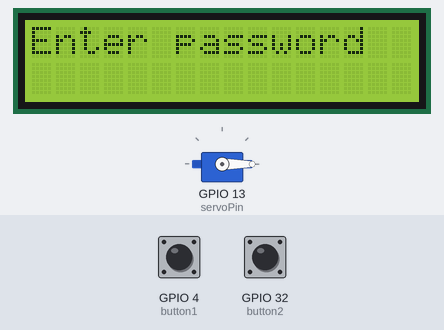
Bench run of a sketch on a simulated ESP32. Shown: 16×2 character LCD, servo. Inputs (shaded band) come from the test bench; at power-on: GPIO 32 (button2) HIGH, GPIO 4 (button1) HIGH. What the sketch prints to the serial monitor is not drawn.

Above: at 2.2 s.
2.3 s: GPIO 32 (button2) pulled LOW for 0.15 s
At 3.0 s:
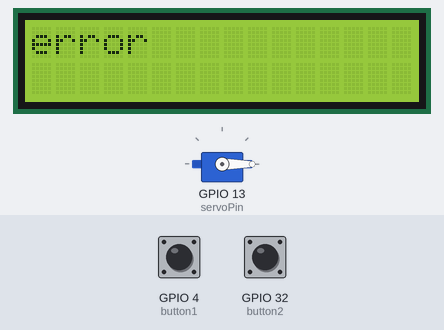
5.4 s: GPIO 32 (button2) pulled LOW for 1 s
At 8.3 s:
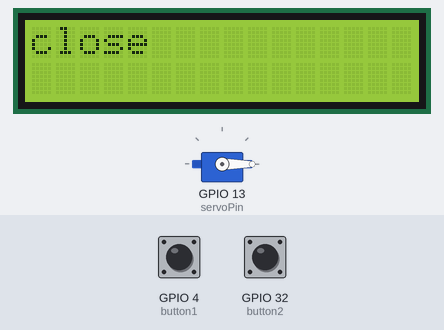
8.9 s: GPIO 4 (button1) pulled LOW for 0.15 s
10.6 s: GPIO 4 (button1) pulled LOW for 1 s
At 12.3 s:
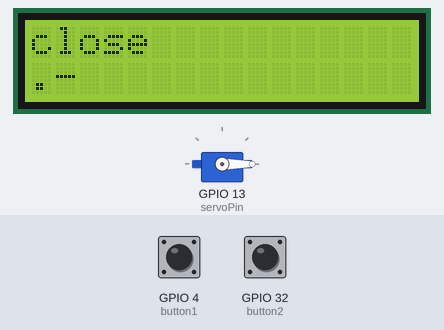
Timing chart, 0 to 13.8 s (numbered marks = the images above; inputs shaded):
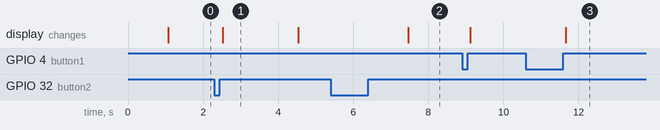

Measured:
- after the input at 2.3 s, the display: changes after 0.22 s (image 1)
- after the input at 5.4 s, the display: changes after 2.1 s (image 2)
- after the input at 10.6 s, the display: changes after 1.1 s (image 3)
- what the display in image 1 shows lasts 2.0 s, from 2.5 s to 4.5 s

The sketch:

pj13_mosDoor.ino
```cpp
/*
 * 项目: mosDoor
 * 描述: 两个按键控制门模拟密码锁
 * 编译IDE：ARDUINO IDE
 * 作者: http//www.keyes-robot.com
*/
#include <Wire.h>
#include <LiquidCrystal_I2C.h>
LiquidCrystal_I2C mylcd(0x27,16,2);
#include "OneButton.h"
// 设置一个新的OneButton引脚 4.
OneButton button1(4, true);
// 设置一个新的OneButton引脚 32.
OneButton button2(32, true);
#include <ESP32Servo.h>
Servo myservo;
int servoPin = 13;
String password = "";
String correct_p = "-.-";  //密码

void setup() {
  Serial.begin(115200);
  mylcd.init();
  mylcd.backlight();
  // 链接按钮1功能。
  button1.attachClick(click1);
  button1.attachLongPressStop(longPressStop1);
  // 链接按钮2功能。
  button2.attachClick(click2);
  button2.attachLongPressStop(longPressStop2);

	myservo.attach(servoPin); // 将引脚13上的伺服连接到伺服对象上
  myservo.write(0);  //初始状态是关门
  delay(1000);
  mylcd.setCursor(0, 0);
  mylcd.print("Enter password");
}

void loop() {
  // 继续看按钮：
  button1.tick();
  button2.tick();
  delay(10);
}

// ----- 按键1回调函数
// 这个函数将在button1被按下1次（而不是2次）时被调用。按下按钮)。
void click1() {
  Serial.print(".");
  password = password + '.';
  mylcd.setCursor(0, 1);
  mylcd.print(password);
} // click1

// 当长时间按下button1释放时，该函数将被调用一次。
void longPressStop1() {
  Serial.print("-");
  password = password + '-';
  mylcd.setCursor(0, 1);
  mylcd.print(password);
} // longPressStop1

// ... 按钮2同理：
void click2() {
  Serial.println(password);
  if(password == correct_p)
  {
    myservo.write(180);  //如果密码正确，开门
    delay(1000);
    mylcd.clear();
    mylcd.setCursor(0, 0);
    mylcd.print("open");
  }
  else
  {
    mylcd.clear();
    mylcd.setCursor(0, 0);
    mylcd.print("error");
    delay(2000);
    mylcd.clear();
    mylcd.setCursor(0, 0);
    mylcd.print("enter again");
  }
  password = "";
} // click2

void longPressStop2() {
  //Serial.println("Button 2 longPress stop");
   myservo.write(0);  //关门
   delay(1000);
   mylcd.clear();
   mylcd.setCursor(0, 0);
   mylcd.print("close");
} // longPressStop2
```
